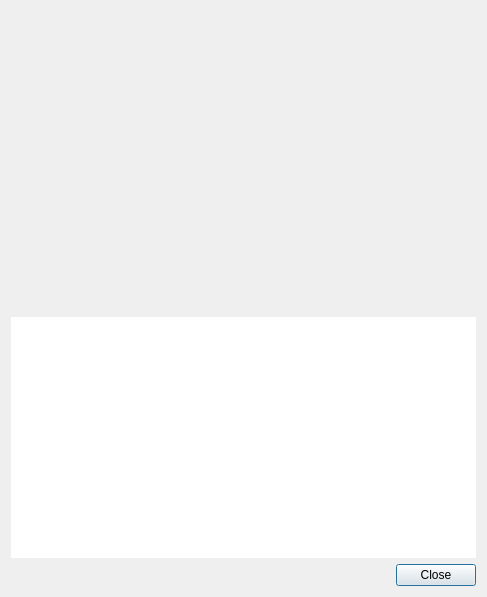
<?xml version="1.0" encoding="UTF-8"?>
<ui version="4.0">
 <class>ReceiveRequestDialog</class>
 <widget class="QDialog" name="ReceiveRequestDialog">
  <property name="geometry">
   <rect>
    <x>0</x>
    <y>0</y>
    <width>487</width>
    <height>597</height>
   </rect>
  </property>
  <layout class="QVBoxLayout" name="verticalLayout_3">
   <item>
    <widget class="QRImageWidget" name="lblQRCode">
     <property name="sizePolicy">
      <sizepolicy hsizetype="Expanding" vsizetype="Fixed">
       <horstretch>0</horstretch>
       <verstretch>0</verstretch>
      </sizepolicy>
     </property>
     <property name="minimumSize">
      <size>
       <width>300</width>
       <height>300</height>
      </size>
     </property>
     <property name="toolTip">
      <string>QR Code</string>
     </property>
     <property name="textFormat">
      <enum>Qt::PlainText</enum>
     </property>
     <property name="alignment">
      <set>Qt::AlignCenter</set>
     </property>
     <property name="wordWrap">
      <bool>true</bool>
     </property>
    </widget>
   </item>
   <item>
    <widget class="QTextEdit" name="outUri">
     <property name="sizePolicy">
      <sizepolicy hsizetype="Expanding" vsizetype="Expanding">
       <horstretch>0</horstretch>
       <verstretch>0</verstretch>
      </sizepolicy>
     </property>
     <property name="minimumSize">
      <size>
       <width>0</width>
       <height>50</height>
      </size>
     </property>
     <property name="frameShape">
      <enum>QFrame::NoFrame</enum>
     </property>
     <property name="frameShadow">
      <enum>QFrame::Plain</enum>
     </property>
     <property name="tabChangesFocus">
      <bool>true</bool>
     </property>
     <property name="textInteractionFlags">
      <set>Qt::TextSelectableByKeyboard|Qt::TextSelectableByMouse</set>
     </property>
    </widget>
   </item>
   <item>
    <layout class="QHBoxLayout" name="horizontalLayout">
     <item>
      <widget class="QtMaterialFlatButton" name="btnCopyURI" native="true">
       <property name="text" stdset="0">
        <string>Copy URI</string>
       </property>
       <property name="autoDefault" stdset="0">
        <bool>false</bool>
       </property>
      </widget>
     </item>
     <item>
      <widget class="QtMaterialFlatButton" name="btnCopyAddress" native="true">
       <property name="text" stdset="0">
        <string>Copy Address</string>
       </property>
       <property name="autoDefault" stdset="0">
        <bool>false</bool>
       </property>
      </widget>
     </item>
     <item>
      <widget class="QtMaterialFlatButton" name="btnSaveAs" native="true">
       <property name="text" stdset="0">
        <string>Save Image...</string>
       </property>
       <property name="autoDefault" stdset="0">
        <bool>false</bool>
       </property>
      </widget>
     </item>
     <item>
      <spacer name="horizontalSpacer_2">
       <property name="orientation">
        <enum>Qt::Horizontal</enum>
       </property>
       <property name="sizeHint" stdset="0">
        <size>
         <width>40</width>
         <height>20</height>
        </size>
       </property>
      </spacer>
     </item>
     <item>
      <widget class="QDialogButtonBox" name="buttonBox">
       <property name="standardButtons">
        <set>QDialogButtonBox::Close</set>
       </property>
      </widget>
     </item>
    </layout>
   </item>
  </layout>
 </widget>
 <customwidgets>
  <customwidget>
   <class>QRImageWidget</class>
   <extends>QLabel</extends>
   <header>receiverequestdialog.h</header>
  </customwidget>
  <customwidget>
   <class>QtMaterialFlatButton</class>
   <extends>QWidget</extends>
   <header>qtmaterialflatbutton.h</header>
  </customwidget>
 </customwidgets>
 <resources/>
 <connections>
  <connection>
   <sender>buttonBox</sender>
   <signal>rejected()</signal>
   <receiver>ReceiveRequestDialog</receiver>
   <slot>reject()</slot>
   <hints>
    <hint type="sourcelabel">
     <x>452</x>
     <y>573</y>
    </hint>
    <hint type="destinationlabel">
     <x>243</x>
     <y>298</y>
    </hint>
   </hints>
  </connection>
  <connection>
   <sender>buttonBox</sender>
   <signal>accepted()</signal>
   <receiver>ReceiveRequestDialog</receiver>
   <slot>accept()</slot>
   <hints>
    <hint type="sourcelabel">
     <x>452</x>
     <y>573</y>
    </hint>
    <hint type="destinationlabel">
     <x>243</x>
     <y>298</y>
    </hint>
   </hints>
  </connection>
 </connections>
</ui>
